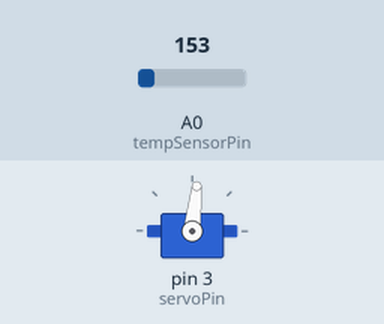
The sketch below on a simulated Arduino Uno, built with avr-gcc and run on an emulated ATmega328P. Parts: servo. The test bench sets the inputs (shaded band); at power-on: A0 (tempSensorPin) = 153.

Above: at 1.2 s.
1.3 s: A0 (tempSensorPin) set to 165
At 1.8 s:
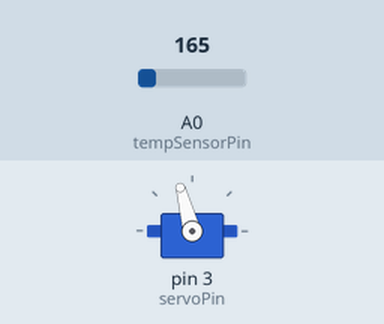
2.9 s: A0 (tempSensorPin) set to 175
At 4.6 s:
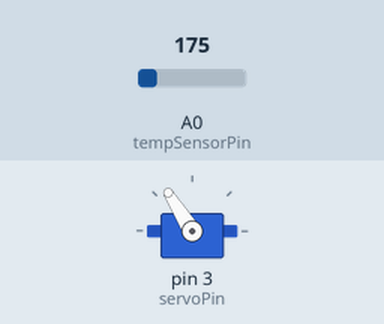
4.9 s: A0 (tempSensorPin) set to 191
At 6.6 s:
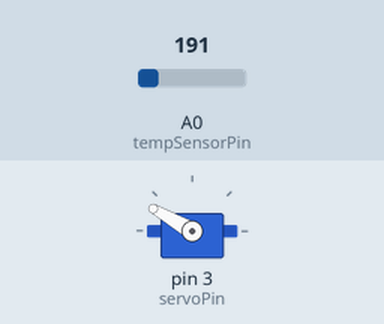
6.9 s: A0 (tempSensorPin) set to 221
At 8.6 s:
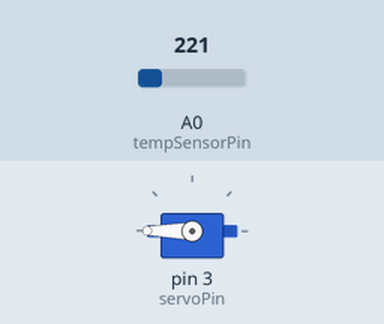
8.9 s: A0 (tempSensorPin) set to 133
At 10.5 s:
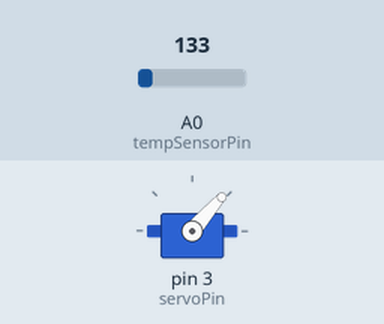
Timing chart, 0 to 11.8 s (numbered marks = the images above; inputs shaded):
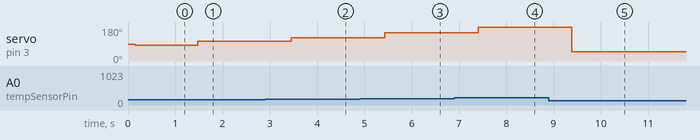

Measured:
- after the input at 1.3 s, servo on pin 3 (servoPin): 84° → 105° after 0.17 s
- after the input at 2.9 s, servo on pin 3 (servoPin): 105° → 122° after 0.55 s
- after the input at 4.9 s, servo on pin 3 (servoPin): 122° → 150° after 0.53 s
- after the input at 6.9 s, servo on pin 3 (servoPin): 150° → 180° after 0.50 s
- after the input at 8.9 s, servo on pin 3 (servoPin): 180° → 49° after 0.48 s

The sketch:

_051_termometer.ino
```cpp
#include <Servo.h>

Servo myServo;

const int tempSensorPin = A0;
const int servoPin = 3;

const int numReadings = 50;

float readings[numReadings];
int index = 0;
float total = 0;
float average;

int tempSensorValue;
float voltage;
float temperature;

int angle;

void setup() {
  myServo.attach(servoPin);

  Serial.begin(9600);
}

void loop() {
  // https://www.arduino.cc/en/Tutorial/Smoothing
  total = total - readings[index];

  tempSensorValue = analogRead(tempSensorPin);
  voltage = (tempSensorValue / 1024.0) * 5.0;
  temperature = (voltage - .5) * 100;

  readings[index] = temperature;

  total = total + readings[index];
  index = index + 1;

  if (index >= numReadings) {
    average = total / numReadings;
    angle = map(average, 0, 50, 0, 175);  // works from 0 to 50 *C
    myServo.write(angle);

    index = 0;
    delay(500);  //delay after a series of readings
  }

  delay(3);  // delay between each reading
}
```
